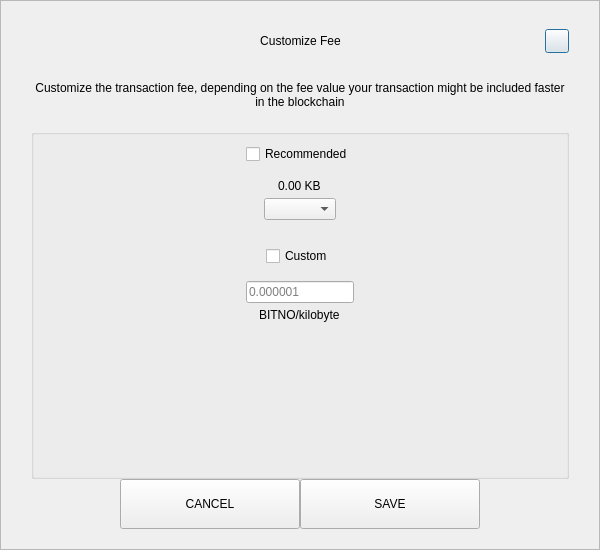
<?xml version="1.0" encoding="UTF-8"?>
<ui version="4.0">
 <class>SendCustomFeeDialog</class>
 <widget class="QDialog" name="SendCustomFeeDialog">
  <property name="geometry">
   <rect>
    <x>0</x>
    <y>0</y>
    <width>600</width>
    <height>550</height>
   </rect>
  </property>
  <property name="windowTitle">
   <string>Form</string>
  </property>
  <layout class="QVBoxLayout" name="verticalLayout_3">
   <property name="spacing">
    <number>0</number>
   </property>
   <property name="leftMargin">
    <number>0</number>
   </property>
   <property name="topMargin">
    <number>0</number>
   </property>
   <property name="rightMargin">
    <number>0</number>
   </property>
   <property name="bottomMargin">
    <number>0</number>
   </property>
   <item>
    <widget class="QFrame" name="frame">
     <property name="styleSheet">
      <string notr="true"/>
     </property>
     <property name="frameShape">
      <enum>QFrame::StyledPanel</enum>
     </property>
     <property name="frameShadow">
      <enum>QFrame::Raised</enum>
     </property>
     <layout class="QVBoxLayout" name="verticalLayout_2">
      <property name="spacing">
       <number>0</number>
      </property>
      <property name="leftMargin">
       <number>30</number>
      </property>
      <property name="topMargin">
       <number>20</number>
      </property>
      <property name="rightMargin">
       <number>30</number>
      </property>
      <property name="bottomMargin">
       <number>20</number>
      </property>
      <item>
       <layout class="QHBoxLayout" name="horizontalLayout_3">
        <property name="spacing">
         <number>0</number>
        </property>
        <item>
         <spacer name="horizontalSpacer_21">
          <property name="orientation">
           <enum>Qt::Horizontal</enum>
          </property>
          <property name="sizeHint" stdset="0">
           <size>
            <width>40</width>
            <height>20</height>
           </size>
          </property>
         </spacer>
        </item>
        <item>
         <widget class="QLabel" name="labelTitle">
          <property name="minimumSize">
           <size>
            <width>0</width>
            <height>40</height>
           </size>
          </property>
          <property name="maximumSize">
           <size>
            <width>16777215</width>
            <height>40</height>
           </size>
          </property>
          <property name="styleSheet">
           <string notr="true">padding-left:24px;</string>
          </property>
          <property name="text">
           <string>Customize Fee</string>
          </property>
          <property name="alignment">
           <set>Qt::AlignCenter</set>
          </property>
          <property name="margin">
           <number>7</number>
          </property>
         </widget>
        </item>
        <item>
         <spacer name="horizontalSpacer">
          <property name="orientation">
           <enum>Qt::Horizontal</enum>
          </property>
          <property name="sizeHint" stdset="0">
           <size>
            <width>40</width>
            <height>20</height>
           </size>
          </property>
         </spacer>
        </item>
        <item>
         <widget class="QPushButton" name="btnEsc">
          <property name="minimumSize">
           <size>
            <width>24</width>
            <height>24</height>
           </size>
          </property>
          <property name="maximumSize">
           <size>
            <width>24</width>
            <height>24</height>
           </size>
          </property>
          <property name="text">
           <string/>
          </property>
         </widget>
        </item>
       </layout>
      </item>
      <item>
       <spacer name="verticalSpacer_2">
        <property name="orientation">
         <enum>Qt::Vertical</enum>
        </property>
        <property name="sizeType">
         <enum>QSizePolicy::Fixed</enum>
        </property>
        <property name="sizeHint" stdset="0">
         <size>
          <width>20</width>
          <height>20</height>
         </size>
        </property>
       </spacer>
      </item>
      <item>
       <widget class="QLabel" name="labelMessage">
        <property name="text">
         <string>Customize the transaction fee, depending on the fee value your transaction might be included faster in the blockchain</string>
        </property>
        <property name="alignment">
         <set>Qt::AlignCenter</set>
        </property>
        <property name="wordWrap">
         <bool>true</bool>
        </property>
       </widget>
      </item>
      <item>
       <spacer name="verticalSpacer_3">
        <property name="orientation">
         <enum>Qt::Vertical</enum>
        </property>
        <property name="sizeType">
         <enum>QSizePolicy::Fixed</enum>
        </property>
        <property name="sizeHint" stdset="0">
         <size>
          <width>20</width>
          <height>20</height>
         </size>
        </property>
       </spacer>
      </item>
      <item>
       <widget class="QGroupBox" name="groupBox">
        <property name="title">
         <string/>
        </property>
        <layout class="QVBoxLayout" name="verticalLayout">
         <property name="leftMargin">
          <number>12</number>
         </property>
         <property name="rightMargin">
          <number>12</number>
         </property>
         <item>
          <layout class="QVBoxLayout" name="verticalLayout_4">
           <property name="spacing">
            <number>5</number>
           </property>
           <item alignment="Qt::AlignHCenter">
            <widget class="QCheckBox" name="checkBoxRecommended">
             <property name="text">
              <string>Recommended</string>
             </property>
            </widget>
           </item>
           <item>
            <spacer name="verticalSpacer_5">
             <property name="orientation">
              <enum>Qt::Vertical</enum>
             </property>
             <property name="sizeType">
              <enum>QSizePolicy::Fixed</enum>
             </property>
             <property name="sizeHint" stdset="0">
              <size>
               <width>20</width>
               <height>10</height>
              </size>
             </property>
            </spacer>
           </item>
           <item alignment="Qt::AlignHCenter">
            <widget class="QLabel" name="labelFee">
             <property name="text">
              <string>0.00 KB</string>
             </property>
            </widget>
           </item>
           <item alignment="Qt::AlignHCenter">
            <widget class="QComboBox" name="comboBoxRecommended"/>
           </item>
          </layout>
         </item>
         <item>
          <spacer name="verticalSpacer">
           <property name="orientation">
            <enum>Qt::Vertical</enum>
           </property>
           <property name="sizeType">
            <enum>QSizePolicy::Fixed</enum>
           </property>
           <property name="sizeHint" stdset="0">
            <size>
             <width>20</width>
             <height>20</height>
            </size>
           </property>
          </spacer>
         </item>
         <item>
          <layout class="QVBoxLayout" name="verticalLayout_5">
           <property name="spacing">
            <number>5</number>
           </property>
           <item alignment="Qt::AlignHCenter">
            <widget class="QCheckBox" name="checkBoxCustom">
             <property name="text">
              <string>Custom</string>
             </property>
            </widget>
           </item>
           <item>
            <spacer name="verticalSpacer_6">
             <property name="orientation">
              <enum>Qt::Vertical</enum>
             </property>
             <property name="sizeType">
              <enum>QSizePolicy::Fixed</enum>
             </property>
             <property name="sizeHint" stdset="0">
              <size>
               <width>20</width>
               <height>10</height>
              </size>
             </property>
            </spacer>
           </item>
           <item alignment="Qt::AlignHCenter">
            <widget class="QLineEdit" name="lineEditCustomFee">
             <property name="placeholderText">
              <string notr="true">0.000001</string>
             </property>
            </widget>
           </item>
           <item alignment="Qt::AlignHCenter">
            <widget class="QLabel" name="labelCustomFee">
             <property name="text">
              <string>BITNO/kilobyte</string>
             </property>
            </widget>
           </item>
          </layout>
         </item>
         <item>
          <spacer name="verticalSpacer_4">
           <property name="orientation">
            <enum>Qt::Vertical</enum>
           </property>
           <property name="sizeHint" stdset="0">
            <size>
             <width>20</width>
             <height>40</height>
            </size>
           </property>
          </spacer>
         </item>
        </layout>
       </widget>
      </item>
      <item>
       <layout class="QHBoxLayout" name="horizontalLayout" stretch="1,2,2,1">
        <item>
         <spacer name="horizontalSpacer1">
          <property name="orientation">
           <enum>Qt::Horizontal</enum>
          </property>
          <property name="sizeHint" stdset="0">
           <size>
            <width>40</width>
            <height>20</height>
           </size>
          </property>
         </spacer>
        </item>
        <item>
         <widget class="QPushButton" name="btnCancel">
          <property name="minimumSize">
           <size>
            <width>180</width>
            <height>50</height>
           </size>
          </property>
          <property name="focusPolicy">
           <enum>Qt::NoFocus</enum>
          </property>
          <property name="text">
           <string>CANCEL</string>
          </property>
         </widget>
        </item>
        <item>
         <widget class="QPushButton" name="btnSave">
          <property name="minimumSize">
           <size>
            <width>180</width>
            <height>50</height>
           </size>
          </property>
          <property name="focusPolicy">
           <enum>Qt::NoFocus</enum>
          </property>
          <property name="text">
           <string>SAVE</string>
          </property>
         </widget>
        </item>
        <item>
         <spacer name="horizontalSpacer_2">
          <property name="orientation">
           <enum>Qt::Horizontal</enum>
          </property>
          <property name="sizeHint" stdset="0">
           <size>
            <width>40</width>
            <height>20</height>
           </size>
          </property>
         </spacer>
        </item>
       </layout>
      </item>
     </layout>
    </widget>
   </item>
  </layout>
 </widget>
 <resources/>
 <connections/>
</ui>
